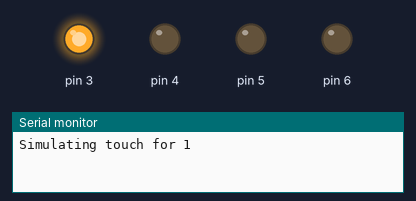
This sketch was run on a simulated Arduino Uno, built with avr-gcc and run on an emulated ATmega328P. Parts: output pins drawn as LEDs (lit = HIGH), the last lines printed to the serial monitor.

Above: at 0.2 s.
At 1.8 s:
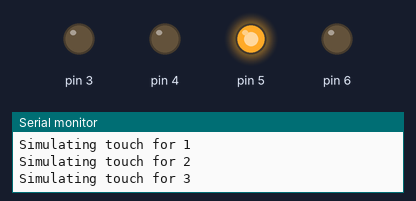
At 2.6 s:
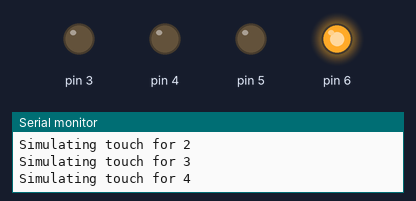
At 4.2 s:
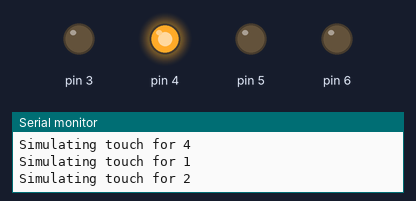
At 7.0 s:
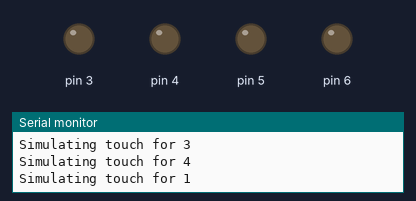
Timing chart, 0 to 7.4 s (numbered marks = the images above):
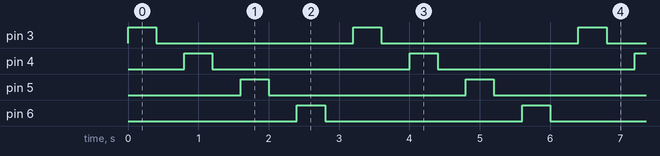

Measured:
- by itself, pin 3–6: alternates HIGH for 0.40 s and LOW for 2.8 s
- by itself, everything shown: repeats every 3.2 s, in 8 steps

The sketch:

test_your_touch.ino
```cpp
void setup()
{
  Serial.begin(9600);

  pinMode(3,OUTPUT);
  digitalWrite(3,LOW);
  pinMode(4,OUTPUT);
  digitalWrite(4,LOW);
  pinMode(5,OUTPUT);
  digitalWrite(5,LOW);
  pinMode(6,OUTPUT);
  digitalWrite(6,LOW);

}

int delay1 = 400;
int delay2 = 400;

void loop()
{
    Serial.println("Simulating touch for 1");
    digitalWrite(3, HIGH);
    delay(delay2);
    digitalWrite(3, LOW);
    delay(delay1);

    Serial.println("Simulating touch for 2");
    digitalWrite(4, HIGH);
    delay(delay2);
    digitalWrite(4, LOW);
    delay(delay1);

    Serial.println("Simulating touch for 3");
    digitalWrite(5, HIGH);
    delay(delay2);
    digitalWrite(5, LOW);
    delay(delay1);

    Serial.println("Simulating touch for 4");
    digitalWrite(6, HIGH);
    delay(delay2);
    digitalWrite(6, LOW);
    delay(delay1);
}
```
